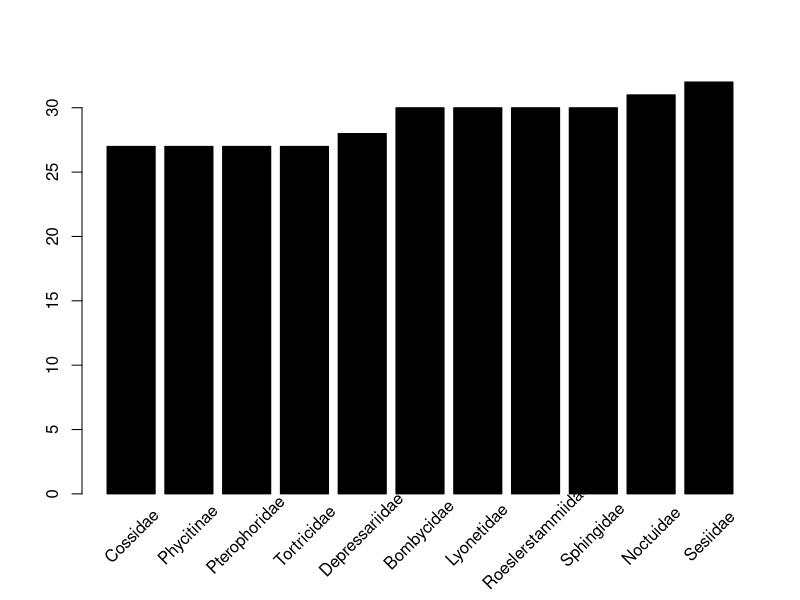

Source code (R):
#plotting family abundance
data<-read.csv("raw_data/raw.csv",header=T,sep="\t")
abundance<-sort(table(data$Family))
tenmostcommon<-abundance[(length(abundance)-10):length(abundance)]
pdf("Figures/abundance_family.pdf")

x <- barplot(tenmostcommon, xaxt="n",col="black")
labs <- names(tenmostcommon)
text(cex=1, x=x, y=-3.25, labs, xpd=TRUE, srt=45)
dev.off()
